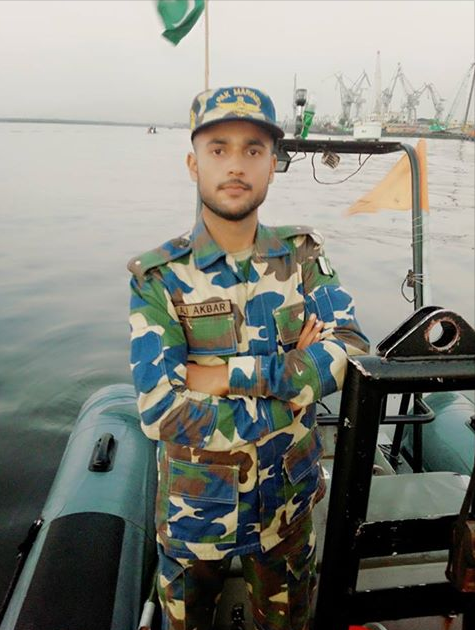
%> input picture 475x630 ali nice.png, 475 x 630 px
$ octave imnoise_use.m   (GNU Octave 9; MATLAB toolbox functions it lacks are replaced by stand-ins)
%> lines starting %> are read from the running program, lines starting %| are printed output that depends on the picture
f=imread('475x630 ali nice.png');
%> f is the input picture: size 630x475x3 uint8; mean R, G, B 129, 130.5, 122.5
f=rgb2gray(f);
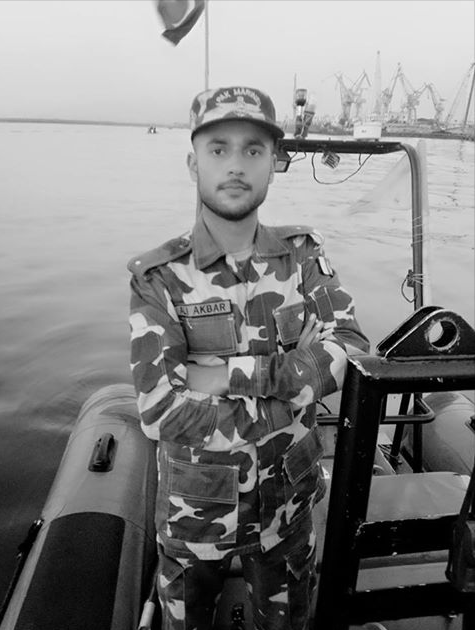
%> f: size 630x475 uint8; min 0, max 251, mean 129.2
g_gaussian=imnoise(f,'gaussian');
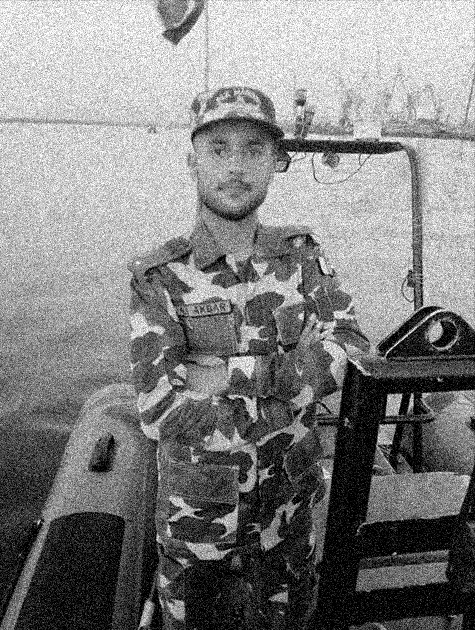
%> g_gaussian: size 630x475 uint8; min 0, max 255, mean 129.9
g_salt=imnoise(f,'salt & pepper');
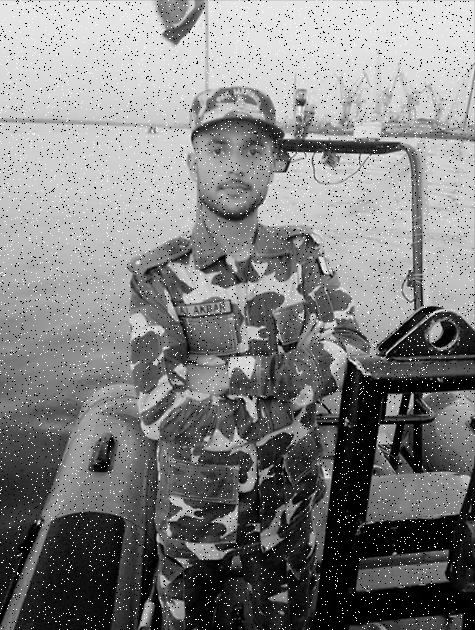
%> g_salt: size 630x475 uint8; min 0, max 255, mean 129.1
% figure(1),imshow(f);
figure(2),imshow(g_gaussian);
% figure(3),imshow(g_salt);
g_salt_min=ordfilt2(g_salt,1,ones(3,3));
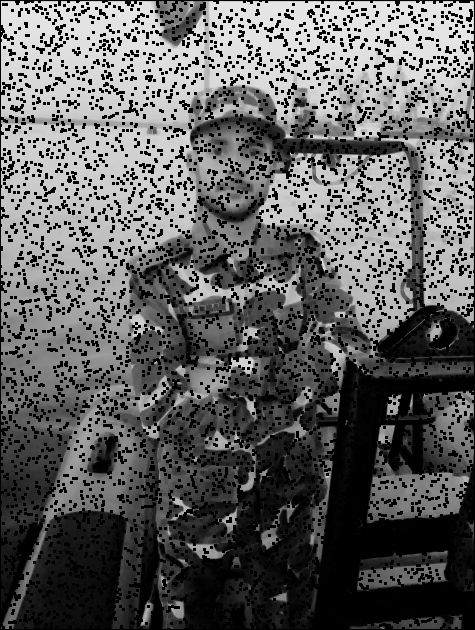
%> g_salt_min: size 630x475 uint8; min 0, max 231, mean 94.7
g_salt_max=ordfilt2(g_salt,9,ones(3,3));
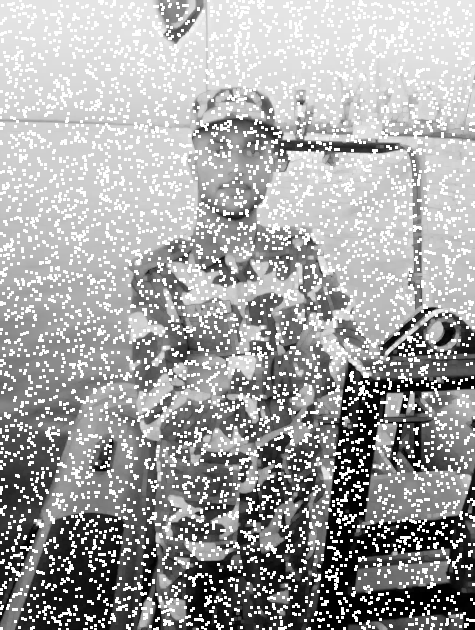
%> g_salt_max: size 630x475 uint8; min 0, max 255, mean 162.7
g_salt_median=ordfilt2(g_salt,5,ones(3,3));
% figure(4),imshow(g_salt_min);
% figure(5),imshow(g_salt_max);
% figure(6),imshow(g_salt_median);
g_guassian_min=ordfilt2(g_gaussian,1,ones(3,3));
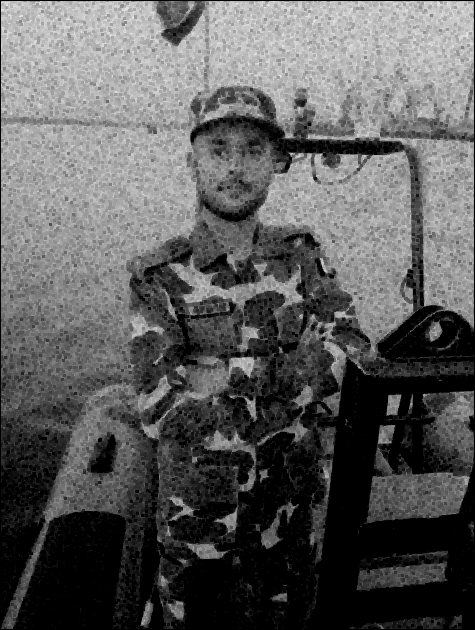
%> g_guassian_min: size 630x475 uint8; min 0, max 238, mean 92.1
g_guassian_max=ordfilt2(g_gaussian,9,ones(3,3));
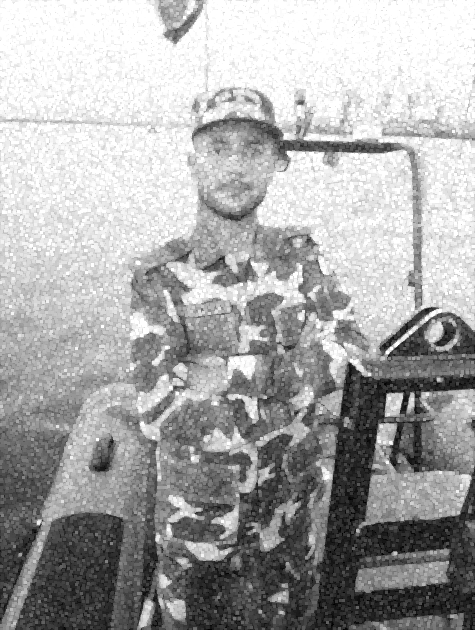
%> g_guassian_max: size 630x475 uint8; min 0, max 255, mean 168.6
g_guassian_median=ordfilt2(g_gaussian,5,ones(3,3));
% figure(7),imshow(g_guassian_min);
% figure(8),imshow(g_guassian_max);
figure(9),imshow(g_guassian_median);

$ run again, with 225x310 wowed baby.png copied over 475x630 ali nice.png
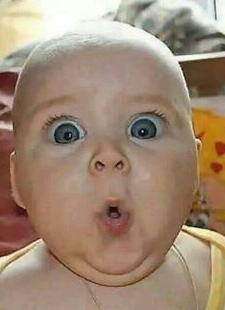
%> input picture 225x310 wowed baby.png, 225 x 310 px
%> f is the input picture: size 310x225x3 uint8; mean R, G, B 160.1, 137, 116.6
%> f: size 310x225 uint8
%> `g_guassian_max=ordfilt2(g_gaussian,9,ones(3,3));`:
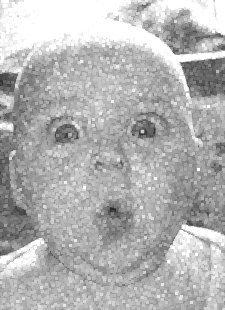
%> g_guassian_max: size 310x225 uint8; min 36, max 255, mean 178.9
%> `g_guassian_median=ordfilt2(g_gaussian,5,ones(3,3));`:
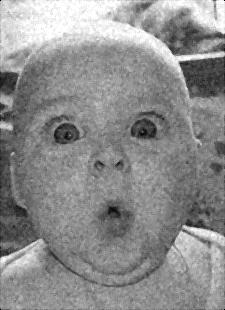
%> g_guassian_median: size 310x225 uint8; min 0, max 255, mean 141.1

$ run again, with 255x175 coloured face.png copied over 475x630 ali nice.png
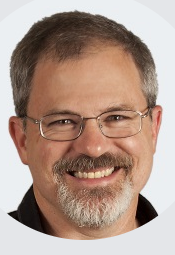
%> input picture 255x175 coloured face.png, 175 x 255 px
%> f is the input picture: size 255x175x3 uint8; mean R, G, B 176.8, 152.7, 140.5
%> f: size 255x175 uint8
%> `g_guassian_max=ordfilt2(g_gaussian,9,ones(3,3));`:
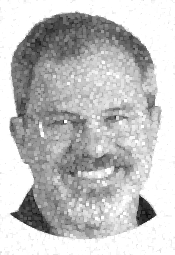
%> g_guassian_max: size 255x175 uint8; min 6, max 255, mean 193.9
%> `g_guassian_median=ordfilt2(g_gaussian,5,ones(3,3));`:
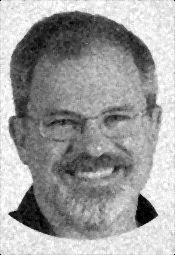
%> g_guassian_median: size 255x175 uint8; min 0, max 255, mean 158
